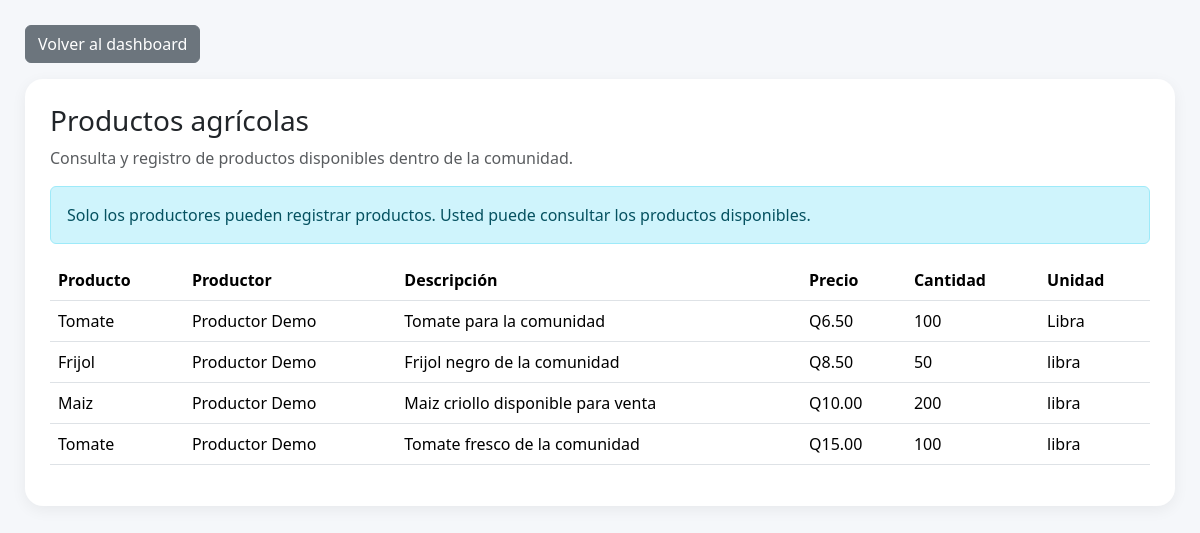
Page /app/productos.php (signed in) on the committed database.
### tables this page shows
CREATE TABLE `productos` (
  `id_producto` int NOT NULL AUTO_INCREMENT,
  `id_productor` int NOT NULL,
  `nombre` varchar(100) NOT NULL,
  `descripcion` text,
  `precio` decimal(10,2) NOT NULL,
  `cantidad` int NOT NULL,
  `unidad_medida` varchar(50) NOT NULL,
  `estado` enum('activo','inactivo') DEFAULT 'activo',
  `fecha_registro` timestamp NULL DEFAULT CURRENT_TIMESTAMP,
  PRIMARY KEY (`id_producto`),
  KEY `id_productor` (`id_productor`),
  CONSTRAINT `productos_ibfk_1` FOREIGN KEY (`id_productor`) REFERENCES `usuarios` (`id_usuario`)
);

CREATE TABLE `usuarios` (
  `id_usuario` int NOT NULL AUTO_INCREMENT,
  `nombre` varchar(100) NOT NULL,
  `telefono` varchar(20) NOT NULL,
  `direccion` varchar(150) NOT NULL,
  `password` varchar(255) NOT NULL,
  `rol` enum('administrador','productor','comprador') NOT NULL,
  `estado` enum('activo','inactivo') DEFAULT 'activo',
  `fecha_registro` timestamp NULL DEFAULT CURRENT_TIMESTAMP,
  PRIMARY KEY (`id_usuario`),
  UNIQUE KEY `telefono` (`telefono`)
);

### app/productos.php (the view, shortened to what this page needs)
<?php
require_once "config/db.php";
$usuario = $_SESSION["usuario"];
$rol = $usuario["rol"];
$productos = $pdo->query("
    SELECT p.*, u.nombre AS productor
    FROM productos p
    INNER JOIN usuarios u ON p.id_productor = u.id_usuario
    WHERE p.estado = 'activo'
    ORDER BY p.id_producto DESC
")->fetchAll(PDO::FETCH_ASSOC);
?>
<!DOCTYPE html>
<html lang="es">
<head>
    <link href="https://cdn.jsdelivr.net/npm/bootstrap@5.3.3/dist/css/bootstrap.min.css" rel="stylesheet">
    <link href="css/style.css" rel="stylesheet">
</head>
<body>
<div class="main-full">
    <a href="dashboard.php" class="btn btn-secondary mb-3">Volver al dashboard</a>
    <div class="card-box">
        <h3>Productos agrícolas</h3>
        <p class="text-muted">
            Consulta y registro de productos disponibles dentro de la comunidad.
        </p>
        <?php if ($rol !== "productor"): ?>
            <div class="alert alert-info">
                Solo los productores pueden registrar productos. Usted puede consultar los productos disponibles.
            </div>
        <?php endif; ?>
        <table class="table table-hover">
            <thead>
                <tr>
                    <th>Producto</th>
                    <th>Productor</th>
                    <th>Descripción</th>
                    <th>Precio</th>
                    <th>Cantidad</th>
                    <th>Unidad</th>
                </tr>
            </thead>
            <tbody>
                <?php foreach ($productos as $p): ?>
                    <tr>
                        <td><?php echo htmlspecialchars($p["nombre"]); ?></td>
                        <td><?php echo htmlspecialchars($p["productor"]); ?></td>
                        <td><?php echo htmlspecialchars($p["descripcion"]); ?></td>
                        <td>Q<?php echo number_format($p["precio"], 2); ?></td>
                        <td><?php echo $p["cantidad"]; ?></td>
                        <td><?php echo htmlspecialchars($p["unidad_medida"]); ?></td>
                    </tr>
                <?php endforeach; ?>
            </tbody>
        </table>
    </div>
</div>
</body>
</html>

### app/css/style.css (style rules this page uses)
:root { --verde: #198754; --verde-oscuro: #146c43; --gris: #f5f7fa; }
body { margin: 0; background: var(--gris); font-family: 'Segoe UI', sans-serif; }
.main-full { padding: 25px; }
.card-box { background: white; border-radius: 18px; padding: 25px; box-shadow: 0 4px 15px rgba(0,0,0,.06); }
.table thead { background: var(--verde); color: white; }

### rows in the picture
productos: nombre "Tomate", id_productor.nombre "Productor Demo", descripcion "Tomate para la comunidad", precio "6.50", cantidad "100", unidad_medida "Libra"
productos: nombre "Frijol", id_productor.nombre "Productor Demo", descripcion "Frijol negro de la comunidad", precio "8.50", cantidad "50", unidad_medida "libra"
productos: nombre "Maiz", id_productor.nombre "Productor Demo", descripcion "Maiz criollo disponible para venta", precio "10.00", cantidad "200", unidad_medida "libra"
productos: nombre "Tomate", id_productor.nombre "Productor Demo", descripcion "Tomate fresco de la comunidad", precio "15.00", cantidad "100", unidad_medida "libra"
